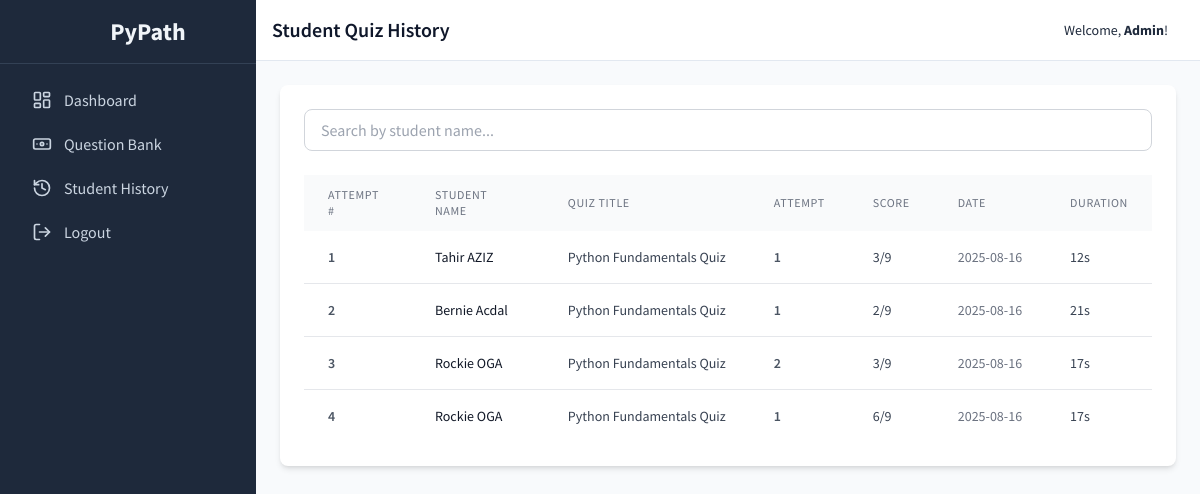
Page /admin/history (signed in) on the earlier database version.
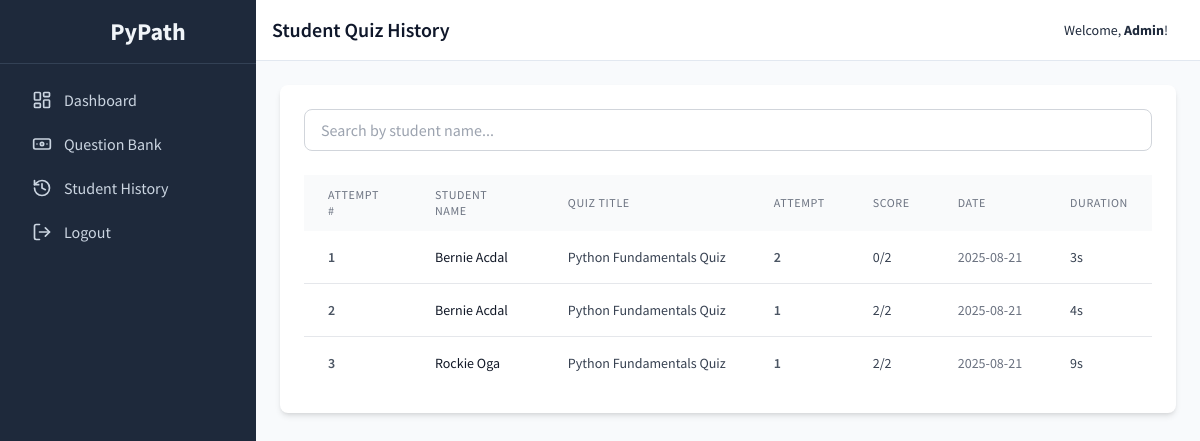
Same page on the later database version.
### tables this page shows
CREATE TABLE results (
    id INTEGER PRIMARY KEY AUTOINCREMENT,
    user_id INTEGER NOT NULL,
    set_id INTEGER NOT NULL,
    score INTEGER NOT NULL,
    total_questions INTEGER NOT NULL,
    time_start DATETIME NOT NULL,
    timestamp DATETIME DEFAULT CURRENT_TIMESTAMP,
    FOREIGN KEY (user_id) REFERENCES users (id),
    FOREIGN KEY (set_id) REFERENCES question_sets (id)
);

CREATE TABLE users (
    id INTEGER PRIMARY KEY AUTOINCREMENT,
    username TEXT NOT NULL UNIQUE,
    password TEXT NOT NULL,
    student_code TEXT NOT NULL UNIQUE,
    first_name TEXT NOT NULL,
    last_name TEXT NOT NULL,
    middle_name TEXT,
    is_admin INTEGER NOT NULL DEFAULT 0,
    level INTEGER NOT NULL DEFAULT 1,
    xp INTEGER NOT NULL DEFAULT 0
);

CREATE TABLE question_sets (
    id INTEGER PRIMARY KEY AUTOINCREMENT,
    title TEXT NOT NULL,
    description TEXT
);

### app.py (the view)
@app.route('/admin/history')
def student_history():
    if not is_admin(): return redirect(url_for('login'))
    conn = get_db_connection()
    search_query = request.args.get('search', '')
    base_query = '''
        SELECT
            u.username, u.student_code, u.first_name, u.last_name,
            qs.title, r.score, r.total_questions, r.time_start, r.timestamp as time_end,
            r.id as result_id,
            ROW_NUMBER() OVER(PARTITION BY r.user_id, r.set_id ORDER BY r.timestamp) as attempt_number
        FROM results r
        JOIN users u ON u.id = r.user_id
        JOIN question_sets qs ON qs.id = r.set_id
        WHERE u.is_admin = 0
    '''
    params = []
    if search_query:
        base_query += ' AND (u.username LIKE ? OR u.first_name LIKE ? OR u.last_name LIKE ?)'
        params.extend([f'%{search_query}%', f'%{search_query}%', f'%{search_query}%'])
    base_query += ' ORDER BY r.timestamp DESC'
    history_raw = conn.execute(base_query, params).fetchall()
    history = []
    for row in history_raw:
        row_dict = dict(row)
        start_time = datetime.fromisoformat(row['time_start']) if isinstance(row['time_start'], str) else row['time_start']
        end_time = datetime.fromisoformat(row['time_end']) if isinstance(row['time_end'], str) else row['time_end']
        row_dict['duration'] = format_duration(start_time, end_time)
        row_dict['time_start_formatted'] = start_time.strftime('%I:%M:%S %p') if start_time else "N/A"
        row_dict['time_end_formatted'] = end_time.strftime('%I:%M:%S %p') if end_time else "N/A"
        row_dict['date_formatted'] = end_time.strftime('%Y-%m-%d') if end_time else "N/A"
        history.append(row_dict)
    conn.close()
    return render_template('admin/history.html', history=history, search_query=search_query)

### app.py (called while the page is built)
def get_db_connection():
    conn = sqlite3.connect('pypath.db', check_same_thread=False, detect_types=sqlite3.PARSE_DECLTYPES | sqlite3.PARSE_COLNAMES)
    conn.row_factory = sqlite3.Row
    return conn

def is_admin():
    return session.get('is_admin', False)

def format_duration(start_time, end_time):
    if not isinstance(start_time, datetime) or not isinstance(end_time, datetime):
        return "N/A"
    duration = end_time - start_time
    total_seconds = int(duration.total_seconds())
    hours, remainder = divmod(total_seconds, 3600)
    minutes, seconds = divmod(remainder, 60)
    if hours > 0: return f"{hours}h {minutes}m {seconds}s"
    if minutes > 0: return f"{minutes}m {seconds}s"
    return f"{seconds}s"

### templates/admin/history.html (shortened to what this page needs)
{% extends "layout.html" %}
{% block header %}Student Quiz History{% endblock %}
{% block content %}
<div class="bg-white p-6 rounded-lg shadow-md">
    <form method="GET" action="{{ url_for('student_history') }}" class="mb-6">
        <div class="flex">
            <input type="text" name="search" placeholder="Search by student name..." value="{{ search_query or '' }}" class="w-full px-4 py-2 border border-gray-300 rounded-lg focus:ring-sky-500 focus:border-sky-500">
        </div>
    </form>
    <div class="overflow-x-auto">
        <table class="min-w-full bg-white">
            <thead class="bg-gray-50">
                <tr>
                    <th class="px-6 py-3 text-left text-xs font-medium text-gray-500 uppercase tracking-wider">Attempt #</th>
                    <th class="px-6 py-3 text-left text-xs font-medium text-gray-500 uppercase tracking-wider">Student Name</th>
                    <th class="px-6 py-3 text-left text-xs font-medium text-gray-500 uppercase tracking-wider">Quiz Title</th>
                    <th class="px-6 py-3 text-left text-xs font-medium text-gray-500 uppercase tracking-wider">Attempt</th>
                    <th class="px-6 py-3 text-left text-xs font-medium text-gray-500 uppercase tracking-wider">Score</th>
                    <th class="px-6 py-3 text-left text-xs font-medium text-gray-500 uppercase tracking-wider">Date</th>
                    <th class="px-6 py-3 text-left text-xs font-medium text-gray-500 uppercase tracking-wider">Duration</th>
                </tr>
            </thead>
            <tbody class="divide-y divide-gray-200">
                {% for row in history %}
                <tr>
                    <td class="px-6 py-4 whitespace-nowrap text-sm font-semibold text-gray-600">{{ loop.index }}</td>
                    <td class="px-6 py-4 whitespace-nowrap text-sm font-medium text-gray-900">{{ row.first_name }} {{ row.last_name }}</td>
                    <td class="px-6 py-4 whitespace-nowrap text-sm text-gray-700">{{ row.title }}</td>
                    <td class="px-6 py-4 whitespace-nowrap text-sm font-semibold text-gray-600">{{ row.attempt_number }}</td>
                    <td class="px-6 py-4 whitespace-nowrap text-sm text-gray-700">{{ row.score }}/{{ row.total_questions }}</td>
                    <td class="px-6 py-4 whitespace-nowrap text-sm text-gray-500">{{ row.date_formatted }}</td>
                    <td class="px-6 py-4 whitespace-nowrap text-sm text-gray-700">{{ row.duration }}</td>
                </tr>
                {% else %}
                <tr>
                    <td colspan="7" class="px-6 py-4 text-center text-gray-500">No history found.</td>
                </tr>
                {% endfor %}
            </tbody>
        </table>
    </div>
</div>
{% endblock %}

Differences in the rows shown:
removed results: first_name "Tahir", last_name "AZIZ", title "Python Fundamentals Quiz", attempt_number "1", score "3", total_questions "9", date_formatted "2025-08-16", duration "12s"
changed results (number 1 of 3 on the later page): attempt_number "1" → "2"; score "2" → "0"; total_questions "9" → "2"; date_formatted "2025-08-16" → "2025-08-21"; duration "21s" → "3s"
changed results (number 2 of 3 on the later page): first_name "Rockie" → "Bernie"; last_name "OGA" → "Acdal"; attempt_number "2" → "1"; score "3" → "2"; total_questions "9" → "2"; date_formatted "2025-08-16" → "2025-08-21"; duration "17s" → "4s"
changed results "Rockie": last_name "OGA" → "Oga"; score "6" → "2"; total_questions "9" → "2"; date_formatted "2025-08-16" → "2025-08-21"; duration "17s" → "9s"
